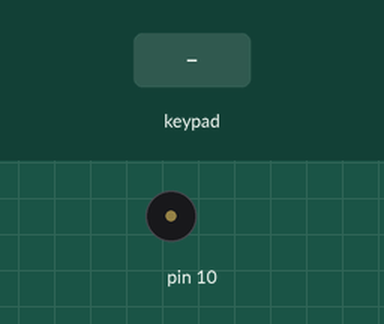
Recording of a sketch running on a simulated Arduino Uno, built with avr-gcc and run on an emulated ATmega328P. Parts: buzzer (waves = sounding). Inputs (shaded band) come from the test bench.

Above: at 3.2 s.
3.3 s: key 'F' pressed
At 9.7 s:
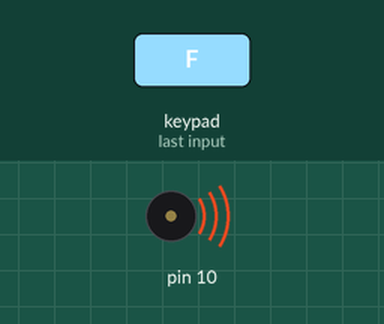
Timing chart, 0 to 12.3 s (numbered marks = the images above; inputs shaded):
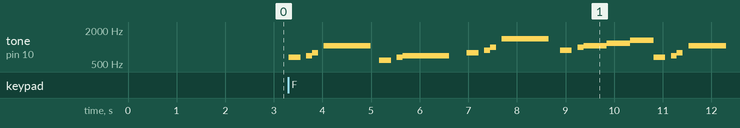

The sketch:

Music_Box.ino
```cpp
#include <Tone.h>
#include <Keypad.h>

// Define the keypad
const byte ROWS = 5;
const byte COLS = 3;
char keys[ROWS][COLS] = {
  {'A','F','K'},
  {'B','G','L'},
  {'C','H','M'},
  {'D','I','Y'},
  {'E','J','Z'}
};
// Connect keypad Rows to these Arduino pins.
byte rowPins[ROWS] = { 2, 3, 4, 5, 6 };

// Connect keypad Columns to these Arduino pins.
byte colPins[COLS] = { 7, 8, 9 };

// Create the Keypad
Keypad kpd = Keypad( makeKeymap(keys), rowPins, colPins, ROWS, COLS );

// Setup a tone object to make noise
Tone tone1;

#define OCTAVE_OFFSET 0

int notes[] = { 0,
NOTE_C4, NOTE_CS4, NOTE_D4, NOTE_DS4, NOTE_E4, NOTE_F4, NOTE_FS4, NOTE_G4, NOTE_GS4, NOTE_A4, NOTE_AS4, NOTE_B4,
NOTE_C5, NOTE_CS5, NOTE_D5, NOTE_DS5, NOTE_E5, NOTE_F5, NOTE_FS5, NOTE_G5, NOTE_GS5, NOTE_A5, NOTE_AS5, NOTE_B5,
NOTE_C6, NOTE_CS6, NOTE_D6, NOTE_DS6, NOTE_E6, NOTE_F6, NOTE_FS6, NOTE_G6, NOTE_GS6, NOTE_A6, NOTE_AS6, NOTE_B6,
NOTE_C7, NOTE_CS7, NOTE_D7, NOTE_DS7, NOTE_E7, NOTE_F7, NOTE_FS7, NOTE_G7, NOTE_GS7, NOTE_A7, NOTE_AS7, NOTE_B7
};

void setup(void)
{
  //make noise through pin 10
  tone1.begin(10);
  ////Serial.begin(9600);
  ////Serial.println("Starting...");
  delay(2000);
}

#define isdigit(n) (n >= '0' && n <= '9')

void loop(void)
{
  char key = kpd.getKey();

  switch (key)
  {
    case 'A':
      play_rtttl("The Simpsons:d=4,o=5,b=160:c.6,e6,f#6,8a6,g.6,e6,c6,8a,8f#,8f#,8f#,2g,8p,8p,8f#,8f#,8f#,8g,a#.,8c6,8c6,8c6,c6");
      break;
    case 'B':
      play_rtttl("MASH:d=8,o=5,b=140:4a,4g,f#,g,p,f#,p,g,p,f#,p,2e.,p,f#,e,4f#,e,f#,p,e,p,4d.,p,f#,4e,d,e,p,d,p,e,p,d,p,2c#.,p,d,c#,4d,c#,d,p,e,p,4f#,p,a,p,4b,a,b,p,a,p,b,p,2a.,4p,a,b,a,4b,a,b,p,2a.,a,4f#,a,b,p,d6,p,4e.6,d6,b,p,a,p,2b");
      break;
    case 'C':
      play_rtttl("smbdeath:d=4,o=5,b=90:32c6,32c6,32c6,8p,16b,16f6,16p,16f6,16f.6,16e.6,16d6,16c6,16p,16e,16p,16c");
      break;
    case 'D':
      play_rtttl("MissionImp:d=16,o=6,b=95:32d,32d#,32d,32d#,32d,32d#,32d,32d#,32d,32d,32d#,32e,32f,32f#,32g,g,8p,g,8p,a#,p,c7,p,g,8p,g,8p,f,p,f#,p,g,8p,g,8p,a#,p,c7,p,g,8p,g,8p,f,p,f#,p,a#,g,2d,32p,a#,g,2c#,32p,a#,g,2c,a#5,8c,2p,32p,a#5,g5,2f#,32p,a#5,g5,2f,32p,a#5,g5,2e,d#,8d");
      break;
    case 'E':
      play_rtttl("Smurfs:d=32,o=5,b=200:4c#6,16p,4f#6,p,16c#6,p,8d#6,p,8b,p,4g#,16p,4c#6,p,16a#,p,8f#,p,8a#,p,4g#,4p,g#,p,a#,p,b,p,c6,p,4c#6,16p,4f#6,p,16c#6,p,8d#6,p,8b,p,4g#,16p,4c#6,p,16a#,p,8b,p,8f,p,4f#");
      break;
    case 'F':
      play_rtttl("Indiana:d=4,o=5,b=250:e,8p,8f,8g,8p,1c6,8p.,d,8p,8e,1f,p.,g,8p,8a,8b,8p,1f6,p,a,8p,8b,2c6,2d6,2e6,e,8p,8f,8g,8p,1c6,p,d6,8p,8e6,1f.6,g,8p,8g,e.6,8p,d6,8p,8g,e.6,8p,d6,8p,8g,f.6,8p,e6,8p,8d6,2c6");
      break;
    case 'G':
      play_rtttl("Jeopardy:d=4,o=6,b=125:c,f,c,f5,c,f,2c,c,f,c,f,a.,8g,8f,8e,8d,8c#,c,f,c,f5,c,f,2c,f.,8d,c,a#5,a5,g5,f5,p,d#,g#,d#,g#5,d#,g#,2d#,d#,g#,d#,g#,c.7,8a#,8g#,8g,8f,8e,d#,g#,d#,g#5,d#,g#,2d#,g#.,8f,d#,c#,c,p,a#5,p,g#.5,d#,g#");
      break;
    case 'H':
      play_rtttl("The Simpsons:d=4,o=5,b=160:c.6,e6,f#6,8a6,g.6,e6,c6,8a,8f#,8f#,8f#,2g,8p,8p,8f#,8f#,8f#,8g,a#.,8c6,8c6,8c6,c6");
      break;
    case 'I':
      play_rtttl("StarWars:d=4,o=5,b=45:32p,32f#,32f#,32f#,8b.,8f#.6,32e6,32d#6,32c#6,8b.6,16f#.6,32e6,32d#6,32c#6,8b.6,16f#.6,32e6,32d#6,32e6,8c#.6,32f#,32f#,32f#,8b.,8f#.6,32e6,32d#6,32c#6,8b.6,16f#.6,32e6,32d#6,32c#6,8b.6,16f#.6,32e6,32d#6,32e6,8c#6");
      break;
   case 'J':
      play_rtttl("Xfiles:d=4,o=5,b=125:e,b,a,b,d6,2b.,1p,e,b,a,b,e6,2b.,1p,g6,f#6,e6,d6,e6,2b.,1p,g6,f#6,e6,d6,f#6,2b.,1p,e,b,a,b,d6,2b.,1p,e,b,a,b,e6,2b.,1p,e6,2b.");
      break;
    case 'K':
      play_rtttl("Looney:d=4,o=5,b=140:32p,c6,8f6,8e6,8d6,8c6,a.,8c6,8f6,8e6,8d6,8d#6,e.6,8e6,8e6,8c6,8d6,8c6,8e6,8c6,8d6,8a,8c6,8g,8a#,8a,8f");
      break;
    case 'L':
      play_rtttl("MASH:d=8,o=5,b=140:4a,4g,f#,g,p,f#,p,g,p,f#,p,2e.,p,f#,e,4f#,e,f#,p,e,p,4d.,p,f#,4e,d,e,p,d,p,e,p,d,p,2c#.,p,d,c#,4d,c#,d,p,e,p,4f#,p,a,p,4b,a,b,p,a,p,b,p,2a.,4p,a,b,a,4b,a,b,p,2a.,a,4f#,a,b,p,d6,p,4e.6,d6,b,p,a,p,2b");
      break;
    case 'M':     //fire
        play_rtttl("MissionImp:d=16,o=6,b=95:32d,32d#,32d,32d#,32d,32d#,32d,32d#,32d,32d,32d#,32e,32f,32f#,32g,g,8p,g,8p,a#,p,c7,p,g,8p,g,8p,f,p,f#,p,g,8p,g,8p,a#,p,c7,p,g,8p,g,8p,f,p,f#,p,a#,g,2d,32p,a#,g,2c#,32p,a#,g,2c,a#5,8c,2p,32p,a#5,g5,2f#,32p,a#5,g5,2f,32p,a#5,g5,2e,d#,8d");
//     play_rtttl("MASH:d=8,o=5,b=140:4a,4g,f#,g,p,f#,p,g,p,f#,p,2e.,p,f#,e,4f#,e,f#,p,e,p,4d.,p,f#,4e,d,e,p,d,p,e,p,d,p,2c#.,p,d,c#,4d,c#,d,p,e,p,4f#,p,a,p,4b,a,b,p,a,p,b,p,2a.,4p,a,b,a,4b,a,b,p,2a.,a,4f#,a,b,p,d6,p,4e.6,d6,b,p,a,p,2b");
//      play_rtttl("Bond:d=4,o=5,b=80:32p,16c#6,32d#6,32d#6,16d#6,8d#6,16c#6,16c#6,16c#6,16c#6,32e6,32e6,16e6,8e6,16d#6,16d#6,16d#6,16c#6,32d#6,32d#6,16d#6,8d#6,16c#6,16c#6,16c#6,16c#6,32e6,32e6,16e6,8e6,16d#6,16d6,16c#6,16c#7,c.7,16g#6,16f#6,g#.6");
      break;
    default:
      break;
  }
}
```

play_rtttl.ino
```cpp
void play_rtttl(char *p)
{
  // Absolutely no error checking in here

  byte default_dur = 4;
  byte default_oct = 6;
  int bpm = 63;
  int num;
  long wholenote;
  long duration;
  byte note;
  byte scale;

  // format: d=N,o=N,b=NNN:
  // find the start (skip name, etc)

  while(*p != ':') p++;    // ignore name
  p++;                     // skip ':'

  // get default duration
  if(*p == 'd')
  {
    p++; p++;              // skip "d="
    num = 0;
    while(isdigit(*p))
    {
      num = (num * 10) + (*p++ - '0');
    }
    if(num > 0) default_dur = num;
    p++;                   // skip comma
  }

  //Serial.print("ddur: "); Serial.println(default_dur, 10);

  // get default octave
  if(*p == 'o')
  {
    p++; p++;              // skip "o="
    num = *p++ - '0';
    if(num >= 3 && num <=7) default_oct = num;
    p++;                   // skip comma
  }

  //Serial.print("doct: "); Serial.println(default_oct, 10);

  // get BPM
  if(*p == 'b')
  {
    p++; p++;              // skip "b="
    num = 0;
    while(isdigit(*p))
    {
      num = (num * 10) + (*p++ - '0');
    }
    bpm = num;
    p++;                   // skip colon
  }

  //Serial.print("bpm: "); Serial.println(bpm, 10);

  // BPM usually expresses the number of quarter notes per minute
  wholenote = (60 * 1000L / bpm) * 4;  // this is the time for whole note (in milliseconds)

  //Serial.print("wn: "); Serial.println(wholenote, 10);


  // now begin note loop
  while(*p)
  {
    // first, get note duration, if available
    num = 0;
    while(isdigit(*p))
    {
      num = (num * 10) + (*p++ - '0');
    }

    if(num) duration = wholenote / num;
    else duration = wholenote / default_dur;  // we will need to check if we are a dotted note after

    // now get the note
    note = 0;

    switch(*p)
    {
      case 'c':
        note = 1;
        break;
      case 'd':
        note = 3;
        break;
      case 'e':
        note = 5;
        break;
      case 'f':
        note = 6;
        break;
      case 'g':
        note = 8;
        break;
      case 'a':
        note = 10;
        break;
      case 'b':
        note = 12;
        break;
      case 'p':
      default:
        note = 0;
    }
    p++;

    // now, get optional '#' sharp
    if(*p == '#')
    {
      note++;
      p++;
    }

    // now, get optional '.' dotted note
    if(*p == '.')
    {
      duration += duration/2;
      p++;
    }

    // now, get scale
    if(isdigit(*p))
    {
      scale = *p - '0';
      p++;
    }
    else
    {
      scale = default_oct;
    }

    scale += OCTAVE_OFFSET;

    if(*p == ',')
      p++;       // skip comma for next note (or we may be at the end)

    // now play the note

    if(note)
    {
      //Serial.print("Playing: ");
      //Serial.print(scale, 10); Serial.print(' ');
      //Serial.print(note, 10); Serial.print(" (");
      //Serial.print(notes[(scale - 4) * 12 + note], 10);
      //Serial.print(") ");
      //Serial.println(duration, 10);
      tone1.play(notes[(scale - 4) * 12 + note]);
      delay(duration);
      tone1.stop();
    }
    else
    {
      //Serial.print("Pausing: ");
      //Serial.println(duration, 10);
      delay(duration);
    }
  }
}
```

Measured:
- after the input at 3.3 s, tone on pin 10: plays 659 Hz for 0.24 s, 698 Hz for 0.12 s, 784 Hz for 0.12 s, 1047 Hz for 0.96 s, 587 Hz for 0.24 s, 659 Hz for 0.12 s … (20 notes in this stretch), starting at once
